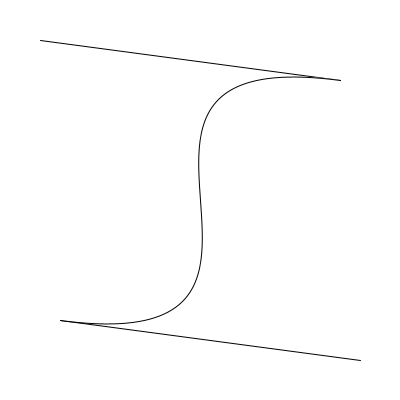
Frame 1 (no input)
Frame 60 (the mouse pressed at the canvas centre just before this capture): identical to frame 1, image omitted
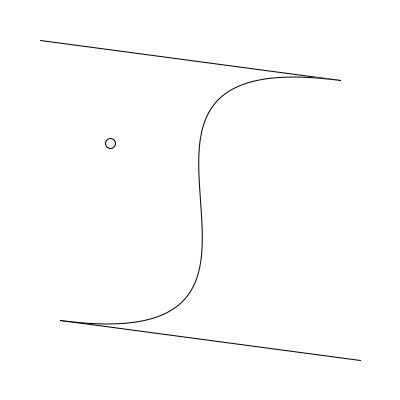
Frame 120 (the mouse held since frame 60 and released just before this capture)

The Processing sketch that drew these frames (run headless with seeded random() and noise(); from frame 60 on, the mouse is pressed at the canvas centre):

// Processing sketch: week03_08_bezier_equation
// ── week03_08_bezier_equation.pde
//week03_08_bezier_equation
void setup(){
  size(400,400);
}
int x1=340, x2=40, x3=360, x4=60;
int y1=80, y2=40, y3=360, y4=320;

void draw(){
  background(255);
  line(x1,y1,x2,y2);
  line(x3,y3,x4,y4);
  bezier(x1,y1,x2,y2,x3,y3,x4,y4); //貝氏曲線
  float t=frameCount /200.0;
  float t2=1-t;
  float x= x1*t2*t2*t2 +3*x2*t2*t2*t2 +3*x3*t2*t2*t2 +3*x4*t2*t2*t2;
  float y= y1*t2*t2*t2 +3*y2*t2*t2*t2 +3*y3*t2*t2*t2 +3*y4*t2*t2*t2;
  ellipse(x,y,10,10);
}
